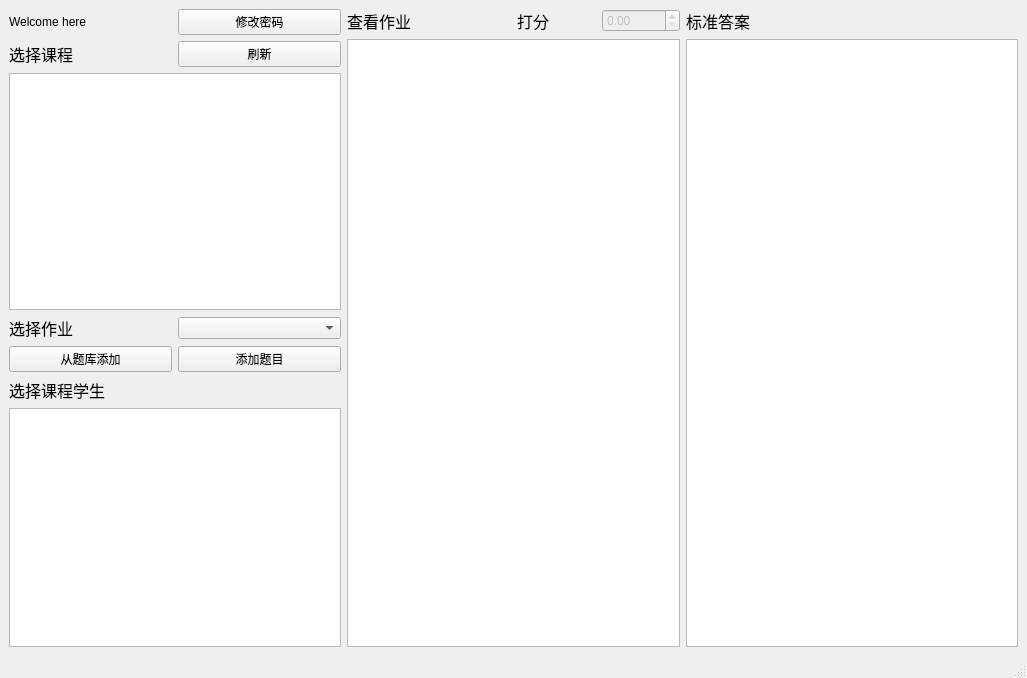
<?xml version="1.0" encoding="UTF-8"?>
<ui version="4.0">
 <class>TeacherUi</class>
 <widget class="QMainWindow" name="TeacherUi">
  <property name="geometry">
   <rect>
    <x>0</x>
    <y>0</y>
    <width>1027</width>
    <height>678</height>
   </rect>
  </property>
  <property name="windowTitle">
   <string>MainWindow</string>
  </property>
  <widget class="QWidget" name="centralwidget">
   <layout class="QHBoxLayout" name="horizontalLayout_7">
    <item>
     <layout class="QVBoxLayout" name="verticalLayout_3">
      <item>
       <layout class="QHBoxLayout" name="horizontalLayout">
        <item>
         <widget class="QLabel" name="Welcome">
          <property name="text">
           <string>Welcome here</string>
          </property>
         </widget>
        </item>
        <item>
         <widget class="QPushButton" name="change_passwd">
          <property name="text">
           <string>修改密码</string>
          </property>
         </widget>
        </item>
       </layout>
      </item>
      <item>
       <layout class="QVBoxLayout" name="verticalLayout">
        <item>
         <layout class="QHBoxLayout" name="horizontalLayout_2">
          <item>
           <widget class="QLabel" name="label_3">
            <property name="text">
             <string>&lt;html&gt;&lt;head/&gt;&lt;body&gt;&lt;p&gt;&lt;span style=&quot; font-size:12pt;&quot;&gt;选择课程&lt;/span&gt;&lt;/p&gt;&lt;/body&gt;&lt;/html&gt;</string>
            </property>
           </widget>
          </item>
          <item>
           <widget class="QPushButton" name="view_course">
            <property name="text">
             <string>刷新</string>
            </property>
           </widget>
          </item>
         </layout>
        </item>
        <item>
         <widget class="QTableWidget" name="course_table"/>
        </item>
       </layout>
      </item>
      <item>
       <layout class="QHBoxLayout" name="horizontalLayout_3">
        <item>
         <widget class="QLabel" name="label_4">
          <property name="text">
           <string>&lt;html&gt;&lt;head/&gt;&lt;body&gt;&lt;p&gt;&lt;span style=&quot; font-size:12pt;&quot;&gt;选择作业&lt;/span&gt;&lt;/p&gt;&lt;/body&gt;&lt;/html&gt;</string>
          </property>
         </widget>
        </item>
        <item>
         <widget class="QComboBox" name="select_homework"/>
        </item>
       </layout>
      </item>
      <item>
       <layout class="QHBoxLayout" name="horizontalLayout_6">
        <item>
         <widget class="QPushButton" name="UseWorkLib">
          <property name="text">
           <string>从题库添加</string>
          </property>
         </widget>
        </item>
        <item>
         <widget class="QPushButton" name="AddWork">
          <property name="text">
           <string>添加题目</string>
          </property>
         </widget>
        </item>
       </layout>
      </item>
      <item>
       <layout class="QVBoxLayout" name="verticalLayout_2">
        <item>
         <widget class="QLabel" name="label">
          <property name="text">
           <string>&lt;html&gt;&lt;head/&gt;&lt;body&gt;&lt;p&gt;&lt;span style=&quot; font-size:12pt;&quot;&gt;选择课程学生&lt;/span&gt;&lt;/p&gt;&lt;/body&gt;&lt;/html&gt;</string>
          </property>
         </widget>
        </item>
        <item>
         <widget class="QTableWidget" name="student_table"/>
        </item>
       </layout>
      </item>
     </layout>
    </item>
    <item>
     <layout class="QVBoxLayout" name="verticalLayout_4">
      <item>
       <layout class="QHBoxLayout" name="horizontalLayout_5">
        <item>
         <widget class="QLabel" name="label_2">
          <property name="text">
           <string>&lt;html&gt;&lt;head/&gt;&lt;body&gt;&lt;p&gt;&lt;span style=&quot; font-size:12pt;&quot;&gt;查看作业&lt;/span&gt;&lt;/p&gt;&lt;/body&gt;&lt;/html&gt;</string>
          </property>
         </widget>
        </item>
        <item>
         <layout class="QHBoxLayout" name="horizontalLayout_4">
          <item>
           <widget class="QLabel" name="label_6">
            <property name="text">
             <string>&lt;html&gt;&lt;head/&gt;&lt;body&gt;&lt;p&gt;&lt;span style=&quot; font-size:12pt;&quot;&gt;打分&lt;/span&gt;&lt;/p&gt;&lt;/body&gt;&lt;/html&gt;</string>
            </property>
           </widget>
          </item>
          <item>
           <widget class="QDoubleSpinBox" name="doubleSpinBox">
            <property name="enabled">
             <bool>false</bool>
            </property>
            <property name="maximum">
             <double>100.000000000000000</double>
            </property>
           </widget>
          </item>
         </layout>
        </item>
       </layout>
      </item>
      <item>
       <widget class="QPlainTextEdit" name="stuanswer_text">
        <property name="readOnly">
         <bool>true</bool>
        </property>
       </widget>
      </item>
     </layout>
    </item>
    <item>
     <layout class="QVBoxLayout" name="verticalLayout_5">
      <item>
       <widget class="QLabel" name="label_5">
        <property name="text">
         <string>&lt;html&gt;&lt;head/&gt;&lt;body&gt;&lt;p&gt;&lt;span style=&quot; font-size:12pt;&quot;&gt;标准答案&lt;/span&gt;&lt;/p&gt;&lt;/body&gt;&lt;/html&gt;</string>
        </property>
       </widget>
      </item>
      <item>
       <widget class="QTextEdit" name="answer_text">
        <property name="readOnly">
         <bool>true</bool>
        </property>
       </widget>
      </item>
     </layout>
    </item>
   </layout>
  </widget>
  <widget class="QMenuBar" name="menubar">
   <property name="geometry">
    <rect>
     <x>0</x>
     <y>0</y>
     <width>1027</width>
     <height>23</height>
    </rect>
   </property>
  </widget>
  <widget class="QStatusBar" name="statusbar"/>
 </widget>
 <resources/>
 <connections/>
</ui>
